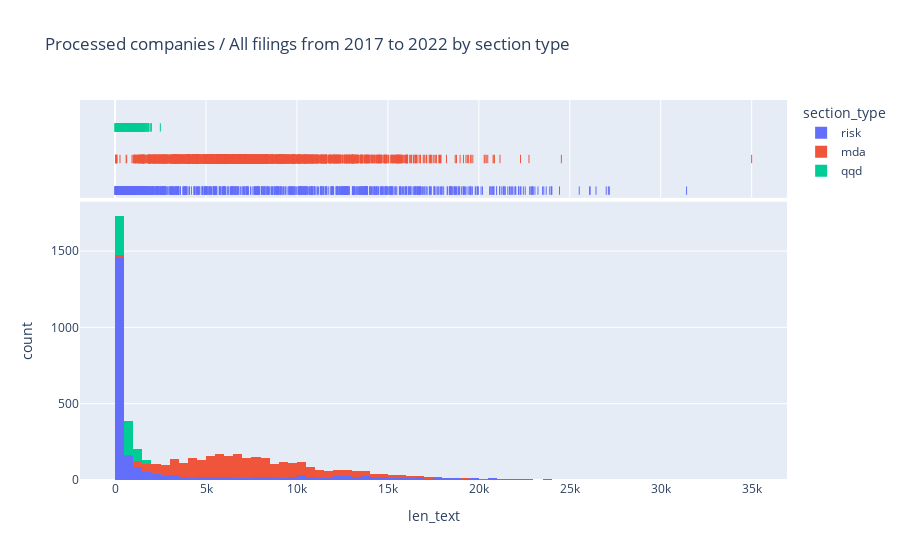

The notebook cell this image was saved under:
### Code cell
fig = px.histogram(df_cleaned, x="len_text",color="section_type", marginal="rug",
                   hover_data=df_cleaned.columns, title="Processed companies / All filings from 2017 to 2022 by section type")
fig.show()

### Figure 1 — Plotly figure (JSON) as saved in the notebook; plotly's stock layout.template omitted (floating-point values rounded to 4 significant figures; data arrays with more than 128 entries replaced by an {"elided": "..."} marker saying what was removed)
{"data": [{"alignmentgroup": "True", "bingroup": "x", "hovertemplate": "section_type=risk<br>len_text=%{x}<br>count=%{y}<extra></extra>", "legendgroup": "risk", "marker": {"color": "#636efa", "pattern": {"shape": ""}}, "name": "risk", "offsetgroup": "risk", "orientation": "v", "showlegend": true, "type": "histogram", "x": {"elided": "2474 int values"}, "xaxis": "x", "yaxis": "y"}, {"alignmentgroup": "True", "boxpoints": "all", "customdata": {"elided": "2474x5 mixed values"}, "fillcolor": "rgba(255,255,255,0)", "hoveron": "points", "hovertemplate": "section_type=%{customdata[0]}<br>len_text=%{x}<br>cik=%{customdata[1]}<br>year=%{customdata[2]}<br>q=%{customdata[3]}<br>filing_type=%{customdata[4]}<extra></extra>", "jitter": 0, "legendgroup": "risk", "line": {"color": "rgba(255,255,255,0)"}, "marker": {"color": "#636efa", "symbol": "line-ns-open"}, "name": "risk", "offsetgroup": "risk", "showlegend": false, "type": "box", "x": {"elided": "2474 int values"}, "xaxis": "x2", "yaxis": "y2"}, {"alignmentgroup": "True", "bingroup": "x", "hovertemplate": "section_type=mda<br>len_text=%{x}<br>count=%{y}<extra></extra>", "legendgroup": "mda", "marker": {"color": "#EF553B", "pattern": {"shape": ""}}, "name": "mda", "offsetgroup": "mda", "orientation": "v", "showlegend": true, "type": "histogram", "x": {"elided": "2478 int values"}, "xaxis": "x", "yaxis": "y"}, {"alignmentgroup": "True", "boxpoints": "all", "customdata": {"elided": "2478x5 mixed values"}, "fillcolor": "rgba(255,255,255,0)", "hoveron": "points", "hovertemplate": "section_type=%{customdata[0]}<br>len_text=%{x}<br>cik=%{customdata[1]}<br>year=%{customdata[2]}<br>q=%{customdata[3]}<br>filing_type=%{customdata[4]}<extra></extra>", "jitter": 0, "legendgroup": "mda", "line": {"color": "rgba(255,255,255,0)"}, "marker": {"color": "#EF553B", "symbol": "line-ns-open"}, "name": "mda", "offsetgroup": "mda", "showlegend": false, "type": "box", "x": {"elided": "2478 int values"}, "xaxis": "x2", "yaxis": "y2"}, {"alignmentgroup": "True", "bingroup": "x", "hovertemplate": "section_type=qqd<br>len_text=%{x}<br>count=%{y}<extra></extra>", "legendgroup": "qqd", "marker": {"color": "#00cc96", "pattern": {"shape": ""}}, "name": "qqd", "offsetgroup": "qqd", "orientation": "v", "showlegend": true, "type": "histogram", "x": {"elided": "601 int values"}, "xaxis": "x", "yaxis": "y"}, {"alignmentgroup": "True", "boxpoints": "all", "customdata": {"elided": "601x5 mixed values"}, "fillcolor": "rgba(255,255,255,0)", "hoveron": "points", "hovertemplate": "section_type=%{customdata[0]}<br>len_text=%{x}<br>cik=%{customdata[1]}<br>year=%{customdata[2]}<br>q=%{customdata[3]}<br>filing_type=%{customdata[4]}<extra></extra>", "jitter": 0, "legendgroup": "qqd", "line": {"color": "rgba(255,255,255,0)"}, "marker": {"color": "#00cc96", "symbol": "line-ns-open"}, "name": "qqd", "offsetgroup": "qqd", "showlegend": false, "type": "box", "x": {"elided": "601 int values"}, "xaxis": "x2", "yaxis": "y2"}], "layout": {"barmode": "relative", "legend": {"title": {"text": "section_type"}, "tracegroupgap": 0}, "title": {"text": "Processed companies / All filings from 2017 to 2022 by section type"}, "xaxis": {"anchor": "y", "domain": [0, 1], "title": {"text": "len_text"}}, "xaxis2": {"anchor": "y2", "domain": [0, 1], "matches": "x", "showgrid": true, "showticklabels": false}, "yaxis": {"anchor": "x", "domain": [0, 0.7326], "title": {"text": "count"}}, "yaxis2": {"anchor": "x2", "domain": [0.7426, 1], "matches": "y2", "showgrid": false, "showline": false, "showticklabels": false, "ticks": ""}}}
